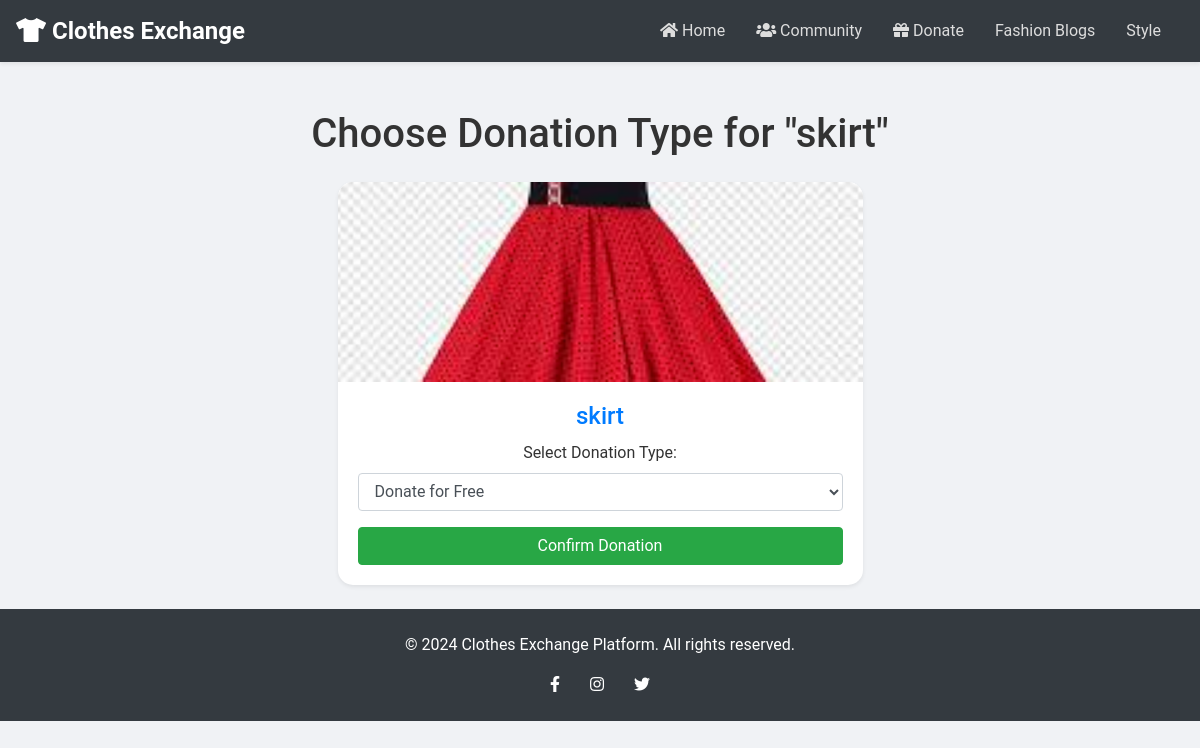
Page /donations/donate_options/4/ on the committed database.
### wardrobe/models.py (models this page shows, shortened)
class Clothes(models.Model):
    CATEGORY_CHOICES = [
        ('T-shirt', 'T-shirt'),
        ('Jeans', 'Jeans'),
        ('Jacket', 'Jacket'),
    ]
    name = models.CharField(max_length=100)
    image = models.ImageField(upload_to='clothes_images/')
    category = models.CharField(max_length=50, choices=CATEGORY_CHOICES)
    is_old = models.BooleanField(default=False)
    added_on = models.DateTimeField(auto_now_add=True)

### donations/views.py (the view, shortened to what this page needs)
# urls.py: path('donate_options/<int:id>/', views.donation_options, name='donate_options'),
def donation_options(request, id):
    cloth = get_object_or_404(Clothes, id=id)
    return render(request, 'donations/donation_options.html', {'cloth': cloth})

### templates/donations/donation_options.html (shortened to what this page needs)
{% extends 'base.html' %}
{% block content %}
<div class="container mt-5">
    <h1 class="text-center mb-4">Choose Donation Type for "{{ cloth.name }}"</h1>
    <div class="row justify-content-center">
        <div class="col-md-6">
            <div class="card mb-4 shadow-sm">
                <img src="{{ cloth.image.url }}" class="card-img-top" alt="{{ cloth.name }}">
                <div class="card-body text-center">
                    <h5 class="card-title">{{ cloth.name }}</h5>
                    <form method="post">
                        <div class="form-group">
                            <label>Select Donation Type:</label>
                            <select name="donation_type" class="form-control">
                                <option value="free">Donate for Free</option>
                            </select>
                        </div>
                        <button type="submit" class="btn btn-success btn-block">Confirm Donation</button>
                    </form>
                </div>
            </div>
        </div>
    </div>
</div>
{% endblock %}

### static/css/style.css (style rules this page uses)
body { background-color: #f0f2f5; color: #333; font-family: 'Roboto', sans-serif; }
.card { border: none; border-radius: 15px; overflow: hidden; transition: transform 0.2s; }
.card-img-top { height: 200px; object-fit: cover; }
.card-body { padding: 20px; }
.card-title { font-size: 1.5rem; color: #007bff; margin-bottom: 10px; }
.btn-success { background-color: #28a745; border-color: #28a745; }

### rows in the picture
Clothes: name "skirt", image (picture)
